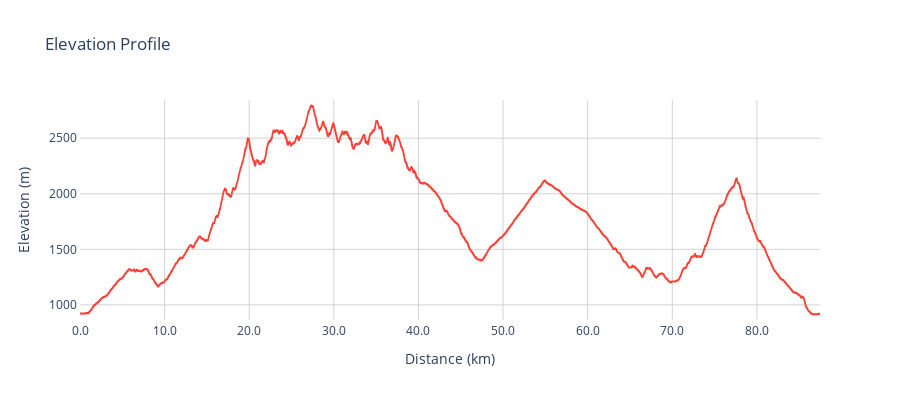

The cell this chart's notebook holds for it:
### Code cell
# Plot the elevation profile
elevation_profile = route.plot_elevation_profile()
elevation_profile

### Figure 1 — Plotly figure (JSON) as saved in the notebook; plotly's stock layout.template omitted (floating-point values rounded to 4 significant figures; data arrays with more than 128 entries replaced by an {"elided": "..."} marker saying what was removed)
{"data": [{"fill": "tonexty", "fillcolor": "rgba(255, 63, 52, 0.1)", "hovertemplate": "Distance (km)=%{x}<br>Elevation (m)=%{y}<extra></extra>", "legendgroup": "", "line": {"color": "#ff3f34", "dash": "solid", "width": 2}, "marker": {"symbol": "circle"}, "mode": "lines", "name": "", "showlegend": false, "type": "scattergl", "x": {"elided": "49947 float values"}, "xaxis": "x", "y": {"elided": "49947 int values"}, "yaxis": "y"}], "layout": {"height": 400, "hoverdistance": 100, "legend": {"tracegroupgap": 0}, "plot_bgcolor": "white", "showlegend": false, "spikedistance": 100, "title": {"text": "Elevation Profile"}, "width": 900, "xaxis": {"anchor": "y", "domain": [0, 1], "gridcolor": "lightgrey", "showgrid": true, "showline": true, "spikecolor": "#ff3f34", "spikemode": "across", "spikesnap": "data", "spikethickness": 1, "tickformat": ".1f", "title": {"text": "Distance (km)"}}, "yaxis": {"anchor": "x", "domain": [0, 1], "gridcolor": "lightgrey", "range": [864, 2844], "showgrid": true, "showline": true, "showspikes": true, "spikecolor": "#ff3f34", "spikemode": "across", "spikesnap": "data", "spikethickness": 1, "tickformat": ".0f", "title": {"text": "Elevation (m)"}}}}
